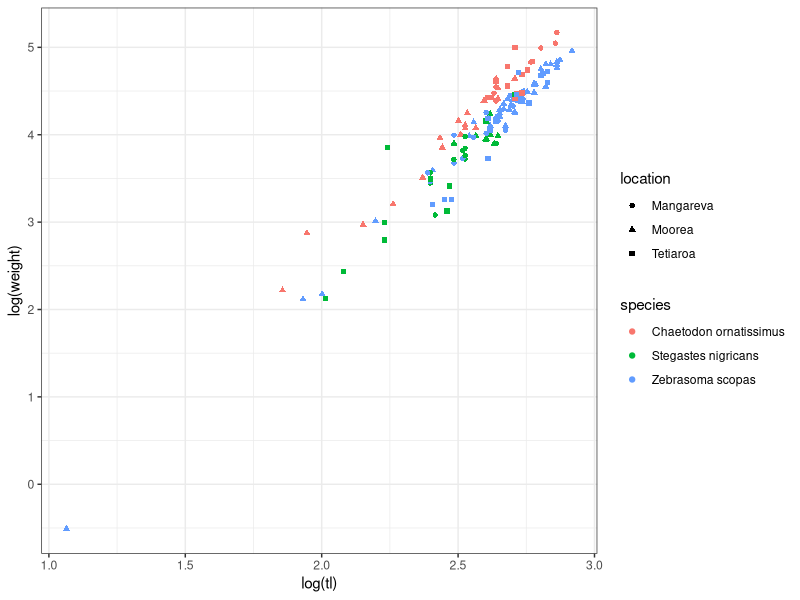

Write the R code that produced this figure.
library(tidyverse)
data <- read.csv("data/fish_lw.csv")

# look at the summary of the data
summary(data)

# Remove missing values
data <- data[!is.na(data$weight),]

# Visualize data
ggplot(data)+
  geom_point(aes(log(tl), log(weight), color = species, shape = location))+
  theme_bw()

